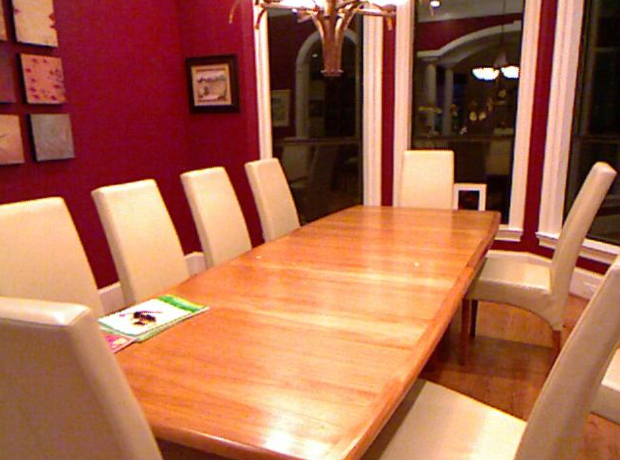
#> input picture year-3/image-enhancement/dataset/01. Hazy - Enhanced (GT)/1400.png, 620 x 460 px, found by its file name
$ jupyter execute Histogram_Analysis.ipynb
#> lines starting #> are read from the running program, lines starting #| are printed output that depends on the picture
# CDS6334 VIP — Histogram Analysis (Hazy + Low-Light)

This notebook generates grayscale intensity histograms for:
- Raw images
- Student enhanced outputs
- Ground Truth (GT) enhanced images

It saves histogram figures to: `figures/histograms/`

[cell 1]
import cv2
import numpy as np
import matplotlib.pyplot as plt
from pathlib import Path

[cell 2]
# -----------------------------
#       Project paths
# -----------------------------
PROJECT_ROOT = Path.cwd().parent

# Find dataset folder (must be = "dataset"")
DATASET_DIR = None
for name in ["dataset"]:
    candidate = PROJECT_ROOT / name
    if candidate.exists():
        DATASET_DIR = candidate
        break

if DATASET_DIR is None:
    raise FileNotFoundError(f"dataset folder not found under: {PROJECT_ROOT}")

OUTPUT_DIR = PROJECT_ROOT / "output"
FIG_DIR = PROJECT_ROOT / "figures" / "histograms"
FIG_DIR.mkdir(parents=True, exist_ok=True)

# -----------------------------
#       Dataset folders
# -----------------------------
HAZY_RAW = DATASET_DIR / "01. Hazy - Raw"
HAZY_GT  = DATASET_DIR / "01. Hazy - Enhanced (GT)"
HAZY_STU = OUTPUT_DIR / "hazy-student-enhanced"

LOW_RAW  = DATASET_DIR / "02. Low Light - Raw"
LOW_GT   = DATASET_DIR / "02. Low Light - Enhanced (GT)"
LOW_STU  = OUTPUT_DIR / "lowlight-student-enhanced"

# Quick checks
for p in [HAZY_RAW, HAZY_GT, HAZY_STU, LOW_RAW, LOW_GT, LOW_STU]:
    if not p.exists():
        print("[MISSING]", p)
    else:
        print("[OK]", p)

## Helper functions

We compute **grayscale histograms** (0–255) because:
- it matches how PSNR/SSIM are commonly evaluated, and
- it is easier to interpret for brightness + contrast changes.

[cell 3]
def read_gray(img_path: Path) -> np.ndarray:
    """Read image and return grayscale uint8."""
    img = cv2.imread(str(img_path))
    if img is None:
        raise FileNotFoundError(f"Cannot read image: {img_path}")
    return cv2.cvtColor(img, cv2.COLOR_BGR2GRAY)

def plot_gray_hist(gray: np.ndarray, title: str, save_path: Path = None):
    """
    Plot grayscale histogram (256 bins, 0..255).
    If save_path is provided, saves the figure as PNG.
    """
    plt.figure(figsize=(6, 4))
    plt.hist(gray.ravel(), bins=256, range=(0, 255))
    plt.title(title)
    plt.xlabel("Pixel Intensity (0 = black, 255 = white)")
    plt.ylabel("Number of Pixels")
    plt.tight_layout()

    if save_path is not None:
        plt.savefig(save_path, dpi=200)
    plt.show()
    plt.close()

[cell 4]
# -----------------------------
# Create structured output folders
# -----------------------------
H_OUT_RAW     = FIG_DIR / "hazy_raw"
H_OUT_STU     = FIG_DIR / "hazy_student"
H_OUT_GT      = FIG_DIR / "hazy_gt"

L_OUT_RAW     = FIG_DIR / "low_raw"
L_OUT_STU     = FIG_DIR / "low_student"
L_OUT_GT      = FIG_DIR / "low_gt"

for d in [H_OUT_RAW, H_OUT_STU, H_OUT_GT, L_OUT_RAW, L_OUT_STU, L_OUT_GT]:
    d.mkdir(parents=True, exist_ok=True)

print("[OK] Histogram output folders ready.")

## Choose an example image

Pick a filename that exists in **Raw**, **Student output**, and **GT** for both categories.
Example: `9.png`

[cell 5]
# -----------------------------
# Selected image names
# -----------------------------

HAZY_IMAGES = [
    "1400.png", "1401.png", "1417.png", "1418.png", "1419.png",
    "1420.png", "1421.png", "1422.png", "1424.png"
]

LOW_IMAGES = [
    "9.png", "73.png", "91.png", "87.png", "731.png",
    "733.png", "99.png", "735.png", "729.png"
]

[cell 6]
def save_gray_histogram(img_path: Path, save_path: Path, title: str):
    """
    Generate and save a grayscale histogram for a single image.
    """
#> called with title = 'Hazy RAW Histogram — 1400.png'
    img = cv2.imread(str(img_path))
#> img is the input picture: shape (460, 620, 3); mean B, G, R 78.6, 105.5, 170.6
    if img is None:
        print("[SKIP] Cannot read:", img_path)
        return

    gray = cv2.cvtColor(img, cv2.COLOR_BGR2GRAY)
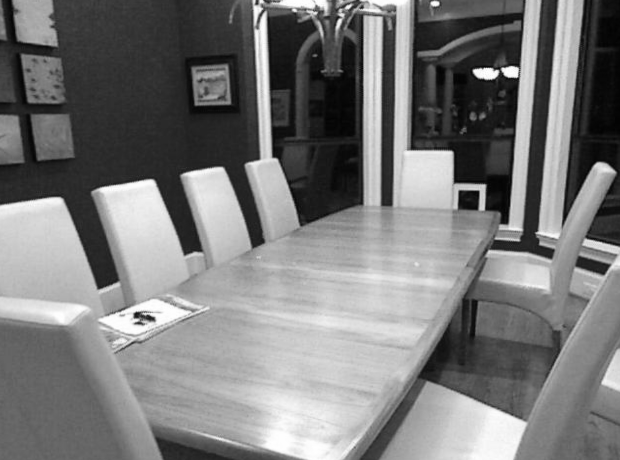
#> gray: shape (460, 620); min 2, max 255, mean 121.9

    plt.figure(figsize=(6, 4))
    plt.hist(gray.ravel(), bins=256, range=(0, 255))
    plt.title(title)
    plt.xlabel("Pixel Intensity (0–255)")
    plt.ylabel("Number of Pixels")
    plt.tight_layout()
    plt.savefig(save_path, dpi=200)
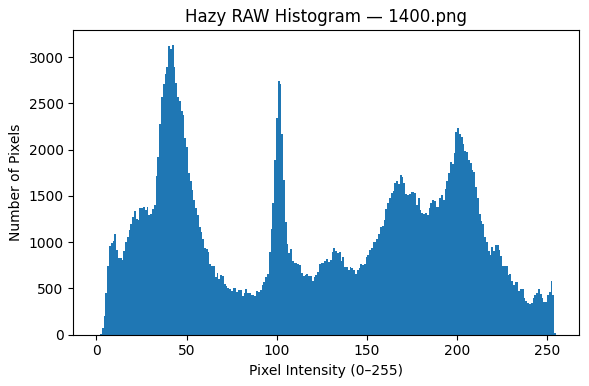
#> figure drawn by matplotlib, 1 panel; tallest bar 3134 high, from x = 41.84 to 42.83
    plt.close()

[cell 7]
def generate_histograms(image_list, raw_dir, stu_dir, gt_dir, label, out_raw, out_stu, out_gt):
    """
    Generate grayscale histograms for raw, student, and GT images,
    saving each group into separate folders.
    Output filename format: <imagename>_histogram.png
    """
    print(f"\nGenerating histograms for {label} images...")

    for name in image_list:
        raw_path = raw_dir / name
        stu_path = stu_dir / name
        gt_path  = gt_dir / name

        if not (raw_path.exists() and stu_path.exists() and gt_path.exists()):
            print("[MISSING]", label, name)
            continue

        save_gray_histogram(
            raw_path,
            out_raw / f"{name}_histogram.png",
            f"{label} RAW Histogram — {name}"
        )

        save_gray_histogram(
            stu_path,
            out_stu / f"{name}_histogram.png",
            f"{label} Student Enhanced Histogram — {name}"
        )

        save_gray_histogram(
            gt_path,
            out_gt / f"{name}_histogram.png",
            f"{label} GT Histogram — {name}"
        )
#> pass 2 of the loop in generate_histograms, `for name in image_list:`:
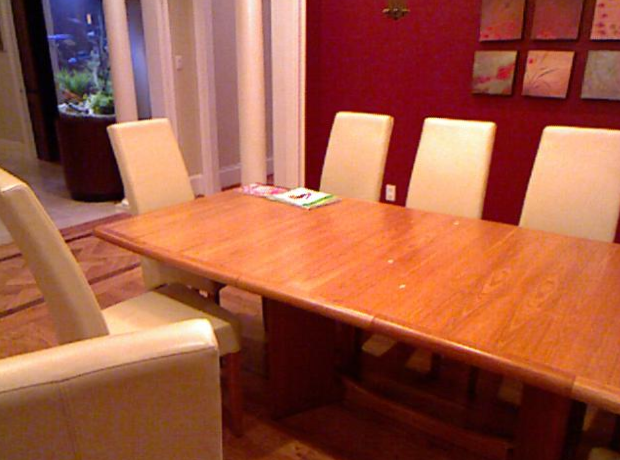
#> input picture year-3/image-enhancement/dataset/01. Hazy - Enhanced (GT)/1401.png, 620 x 460 px, found by its file name
#> in save_gray_histogram, img is the input picture: shape (460, 620, 3); mean B, G, R 66.3, 88.5, 157.6
#> in save_gray_histogram (call 4), `gray = cv2.cvtColor(img, cv2.COLOR_BGR2GRAY)`:
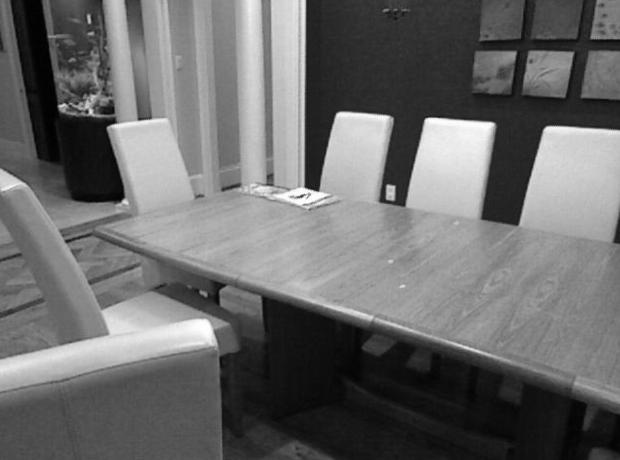
#> gray: shape (460, 620); min 0, max 255, mean 106.6
#> in save_gray_histogram (call 4), `plt.savefig(save_path, dpi=200)`:
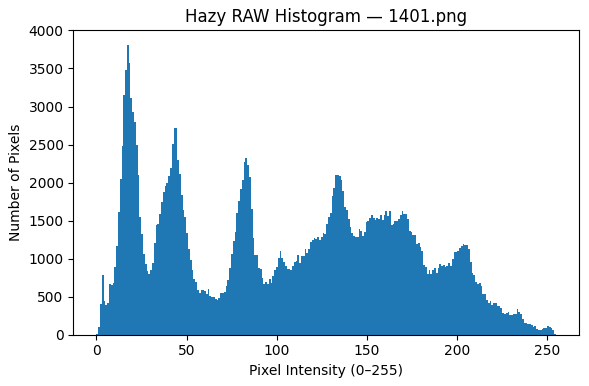
#> figure drawn by matplotlib, 1 panel; tallest bar 3811 high, from x = 16.93 to 17.93
#> pass 3 of the loop in generate_histograms, `for name in image_list:`:
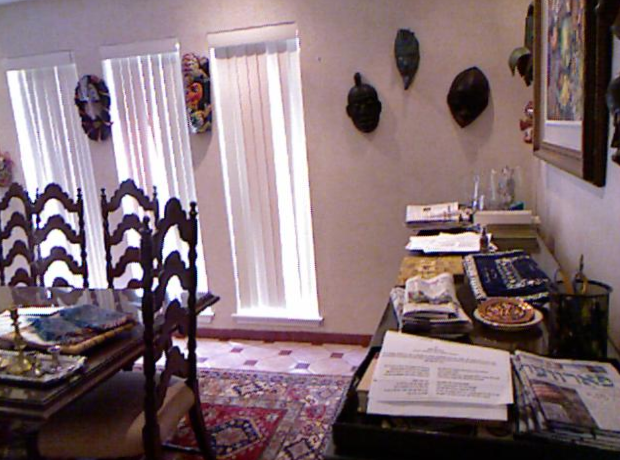
#> input picture year-3/image-enhancement/dataset/01. Hazy - Enhanced (GT)/1417.png, 620 x 460 px, found by its file name
#> in save_gray_histogram, img is the input picture: shape (460, 620, 3); mean B, G, R 117.1, 111.6, 131.4
#> in save_gray_histogram (call 7), `gray = cv2.cvtColor(img, cv2.COLOR_BGR2GRAY)`:
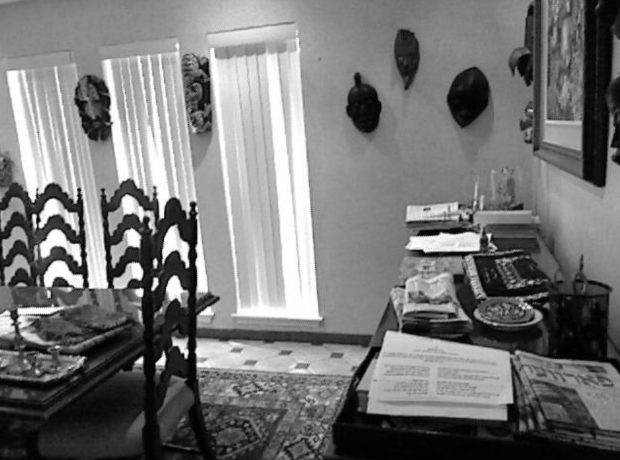
#> gray: shape (460, 620); min 0, max 255, mean 118.2
#> in save_gray_histogram (call 7), `plt.savefig(save_path, dpi=200)`:
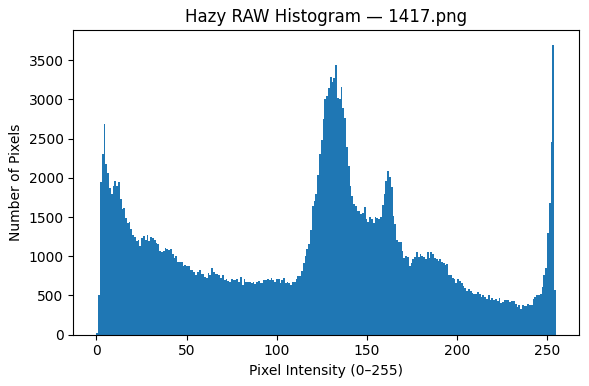
#> figure drawn by matplotlib, 1 panel; tallest bar 3694 high, from x = 253 to 254
#> the loop made 9 passes; the first 3 are shown
#> pass 2 of the loop in generate_histograms, `for name in image_list:`:
#> pass 3 of the loop in generate_histograms, `for name in image_list:`:
#> the loop made 9 passes; the first 3 are shown
